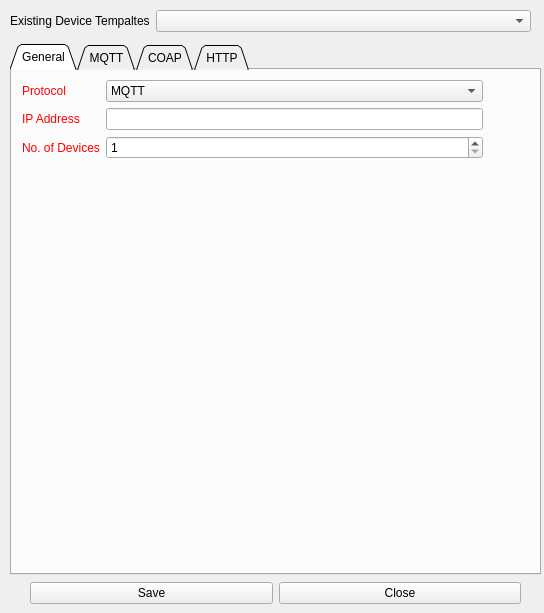
<?xml version="1.0" encoding="UTF-8"?>
<ui version="4.0">
 <class>frmnewDevice</class>
 <widget class="QDialog" name="frmnewDevice">
  <property name="geometry">
   <rect>
    <x>0</x>
    <y>0</y>
    <width>544</width>
    <height>613</height>
   </rect>
  </property>
  <property name="windowTitle">
   <string>New Device Template</string>
  </property>
  <widget class="QTabWidget" name="tbMain">
   <property name="geometry">
    <rect>
     <x>10</x>
     <y>44</y>
     <width>531</width>
     <height>531</height>
    </rect>
   </property>
   <property name="tabShape">
    <enum>QTabWidget::Triangular</enum>
   </property>
   <property name="currentIndex">
    <number>0</number>
   </property>
   <widget class="QWidget" name="tab">
    <attribute name="title">
     <string>General</string>
    </attribute>
    <widget class="QWidget" name="layoutWidget">
     <property name="geometry">
      <rect>
       <x>10</x>
       <y>10</y>
       <width>461</width>
       <height>90</height>
      </rect>
     </property>
     <layout class="QFormLayout" name="formLayout_4">
      <item row="0" column="0">
       <widget class="QLabel" name="label_13">
        <property name="styleSheet">
         <string notr="true">color: rgb(255, 0, 0);</string>
        </property>
        <property name="text">
         <string>Protocol</string>
        </property>
       </widget>
      </item>
      <item row="0" column="1">
       <widget class="QComboBox" name="cmbProtocol">
        <item>
         <property name="text">
          <string>MQTT</string>
         </property>
        </item>
        <item>
         <property name="text">
          <string>MQTTs</string>
         </property>
        </item>
        <item>
         <property name="text">
          <string>COAP</string>
         </property>
        </item>
        <item>
         <property name="text">
          <string>HTTP</string>
         </property>
        </item>
        <item>
         <property name="text">
          <string>HTTPs</string>
         </property>
        </item>
       </widget>
      </item>
      <item row="1" column="0">
       <widget class="QLabel" name="label">
        <property name="styleSheet">
         <string notr="true">color: rgb(255, 0, 0);</string>
        </property>
        <property name="text">
         <string>IP Address</string>
        </property>
       </widget>
      </item>
      <item row="1" column="1">
       <widget class="QLineEdit" name="txtIPAddress">
        <property name="text">
         <string/>
        </property>
       </widget>
      </item>
      <item row="2" column="0">
       <widget class="QLabel" name="label_12">
        <property name="styleSheet">
         <string notr="true">color: rgb(255, 0, 0);</string>
        </property>
        <property name="text">
         <string>No. of Devices</string>
        </property>
       </widget>
      </item>
      <item row="2" column="1">
       <widget class="QSpinBox" name="sbNumofDevices">
        <property name="minimum">
         <number>1</number>
        </property>
        <property name="maximum">
         <number>1000</number>
        </property>
        <property name="value">
         <number>1</number>
        </property>
       </widget>
      </item>
     </layout>
    </widget>
   </widget>
   <widget class="QWidget" name="tab_2">
    <attribute name="title">
     <string>MQTT</string>
    </attribute>
    <widget class="QGroupBox" name="groupBox_3">
     <property name="geometry">
      <rect>
       <x>9</x>
       <y>44</y>
       <width>181</width>
       <height>111</height>
      </rect>
     </property>
     <property name="title">
      <string>Broker Port</string>
     </property>
     <widget class="QWidget" name="layoutWidget">
      <property name="geometry">
       <rect>
        <x>13</x>
        <y>33</y>
        <width>161</width>
        <height>60</height>
       </rect>
      </property>
      <layout class="QFormLayout" name="formLayout_2">
       <item row="0" column="0">
        <widget class="QRadioButton" name="rbMQTTRegular">
         <property name="text">
          <string>Regular</string>
         </property>
         <property name="checked">
          <bool>true</bool>
         </property>
        </widget>
       </item>
       <item row="0" column="1">
        <widget class="QSpinBox" name="sbBrokerPortRegular">
         <property name="maximum">
          <number>65535</number>
         </property>
         <property name="value">
          <number>1883</number>
         </property>
        </widget>
       </item>
       <item row="1" column="0">
        <widget class="QRadioButton" name="rbMQTTTLS">
         <property name="text">
          <string>TLS</string>
         </property>
        </widget>
       </item>
       <item row="1" column="1">
        <widget class="QSpinBox" name="sbBrokerportTLS">
         <property name="maximum">
          <number>65535</number>
         </property>
         <property name="value">
          <number>8883</number>
         </property>
        </widget>
       </item>
      </layout>
     </widget>
    </widget>
    <widget class="QGroupBox" name="isBrookerAuthentication">
     <property name="geometry">
      <rect>
       <x>200</x>
       <y>50</y>
       <width>281</width>
       <height>102</height>
      </rect>
     </property>
     <property name="title">
      <string>Broker Authentication</string>
     </property>
     <property name="checkable">
      <bool>true</bool>
     </property>
     <property name="checked">
      <bool>false</bool>
     </property>
     <layout class="QVBoxLayout" name="verticalLayout_6">
      <item>
       <layout class="QFormLayout" name="formLayout_3">
        <item row="0" column="0">
         <widget class="QLabel" name="label_10">
          <property name="styleSheet">
           <string notr="true">color: rgb(255, 0, 0);</string>
          </property>
          <property name="text">
           <string>User Name</string>
          </property>
         </widget>
        </item>
        <item row="0" column="1">
         <widget class="QLineEdit" name="txtBrokerUserName"/>
        </item>
        <item row="1" column="0">
         <widget class="QLabel" name="label_11">
          <property name="styleSheet">
           <string notr="true">color: rgb(255, 0, 0);</string>
          </property>
          <property name="text">
           <string>Password</string>
          </property>
         </widget>
        </item>
        <item row="1" column="1">
         <widget class="QLineEdit" name="txtBrokerPassword"/>
        </item>
       </layout>
      </item>
     </layout>
    </widget>
    <widget class="QWidget" name="layoutWidget">
     <property name="geometry">
      <rect>
       <x>10</x>
       <y>10</y>
       <width>471</width>
       <height>27</height>
      </rect>
     </property>
     <layout class="QFormLayout" name="formLayout_5">
      <item row="0" column="0">
       <widget class="QLabel" name="label_3">
        <property name="styleSheet">
         <string notr="true">color: rgb(255, 0, 0);</string>
        </property>
        <property name="text">
         <string>Broker</string>
        </property>
       </widget>
      </item>
      <item row="0" column="1">
       <widget class="QLineEdit" name="txtBrokerIP">
        <property name="text">
         <string/>
        </property>
       </widget>
      </item>
     </layout>
    </widget>
    <widget class="QTabWidget" name="tbMQTTSubscribePublish">
     <property name="geometry">
      <rect>
       <x>10</x>
       <y>150</y>
       <width>511</width>
       <height>351</height>
      </rect>
     </property>
     <property name="currentIndex">
      <number>1</number>
     </property>
     <widget class="QWidget" name="tab_4">
      <attribute name="title">
       <string>Subscribe</string>
      </attribute>
      <widget class="QPushButton" name="btnAddSubscribeTopic">
       <property name="geometry">
        <rect>
         <x>70</x>
         <y>30</y>
         <width>89</width>
         <height>25</height>
        </rect>
       </property>
       <property name="text">
        <string>Add</string>
       </property>
      </widget>
      <widget class="QComboBox" name="cmbSubscribeTopic">
       <property name="geometry">
        <rect>
         <x>70</x>
         <y>5</y>
         <width>401</width>
         <height>25</height>
        </rect>
       </property>
      </widget>
      <widget class="QLabel" name="label_15">
       <property name="geometry">
        <rect>
         <x>20</x>
         <y>6</y>
         <width>51</width>
         <height>17</height>
        </rect>
       </property>
       <property name="text">
        <string>Topic</string>
       </property>
      </widget>
      <widget class="QTableWidget" name="tbWidgetSubscribeTopic">
       <property name="geometry">
        <rect>
         <x>20</x>
         <y>60</y>
         <width>471</width>
         <height>250</height>
        </rect>
       </property>
      </widget>
      <widget class="QPushButton" name="btnAdMQTTSubscribeTopic">
       <property name="geometry">
        <rect>
         <x>471</x>
         <y>5</y>
         <width>23</width>
         <height>25</height>
        </rect>
       </property>
       <property name="text">
        <string>+</string>
       </property>
      </widget>
     </widget>
     <widget class="QWidget" name="tab_5">
      <attribute name="title">
       <string>Publish</string>
      </attribute>
      <widget class="QComboBox" name="cmbMQTTPublishTopic">
       <property name="geometry">
        <rect>
         <x>100</x>
         <y>5</y>
         <width>281</width>
         <height>25</height>
        </rect>
       </property>
      </widget>
      <widget class="QLabel" name="label_16">
       <property name="geometry">
        <rect>
         <x>20</x>
         <y>5</y>
         <width>51</width>
         <height>17</height>
        </rect>
       </property>
       <property name="text">
        <string>Topic</string>
       </property>
      </widget>
      <widget class="QComboBox" name="cmbMQTTPublishDataProfile">
       <property name="geometry">
        <rect>
         <x>100</x>
         <y>35</y>
         <width>381</width>
         <height>25</height>
        </rect>
       </property>
      </widget>
      <widget class="QLabel" name="label_17">
       <property name="geometry">
        <rect>
         <x>10</x>
         <y>35</y>
         <width>81</width>
         <height>17</height>
        </rect>
       </property>
       <property name="text">
        <string>Data Profile</string>
       </property>
      </widget>
      <widget class="QComboBox" name="cmbMQTTPublishTimeProfile">
       <property name="geometry">
        <rect>
         <x>100</x>
         <y>65</y>
         <width>381</width>
         <height>25</height>
        </rect>
       </property>
      </widget>
      <widget class="QLabel" name="label_18">
       <property name="geometry">
        <rect>
         <x>10</x>
         <y>65</y>
         <width>111</width>
         <height>17</height>
        </rect>
       </property>
       <property name="text">
        <string>Time Profile</string>
       </property>
      </widget>
      <widget class="QPushButton" name="btnMQTTPublishDataProfile">
       <property name="geometry">
        <rect>
         <x>480</x>
         <y>35</y>
         <width>23</width>
         <height>25</height>
        </rect>
       </property>
       <property name="text">
        <string>+</string>
       </property>
      </widget>
      <widget class="QLabel" name="label_19">
       <property name="geometry">
        <rect>
         <x>410</x>
         <y>5</y>
         <width>41</width>
         <height>25</height>
        </rect>
       </property>
       <property name="text">
        <string>QoS</string>
       </property>
      </widget>
      <widget class="QComboBox" name="cmbMQTTQoS">
       <property name="geometry">
        <rect>
         <x>450</x>
         <y>5</y>
         <width>51</width>
         <height>25</height>
        </rect>
       </property>
       <item>
        <property name="text">
         <string>0</string>
        </property>
       </item>
       <item>
        <property name="text">
         <string>1</string>
        </property>
       </item>
       <item>
        <property name="text">
         <string>2</string>
        </property>
       </item>
      </widget>
      <widget class="QTableWidget" name="tbWidgetMQTTPublish">
       <property name="geometry">
        <rect>
         <x>3</x>
         <y>122</y>
         <width>501</width>
         <height>190</height>
        </rect>
       </property>
      </widget>
      <widget class="QPushButton" name="btnMQTTPublishTimeProfile">
       <property name="geometry">
        <rect>
         <x>480</x>
         <y>65</y>
         <width>23</width>
         <height>25</height>
        </rect>
       </property>
       <property name="text">
        <string>+</string>
       </property>
      </widget>
      <widget class="QPushButton" name="btnAdMQTTPublishTopic">
       <property name="geometry">
        <rect>
         <x>382</x>
         <y>5</y>
         <width>23</width>
         <height>25</height>
        </rect>
       </property>
       <property name="text">
        <string>+</string>
       </property>
      </widget>
      <widget class="QPushButton" name="btnMQTTPublish">
       <property name="geometry">
        <rect>
         <x>100</x>
         <y>95</y>
         <width>89</width>
         <height>25</height>
        </rect>
       </property>
       <property name="text">
        <string>Add</string>
       </property>
      </widget>
     </widget>
    </widget>
   </widget>
   <widget class="QWidget" name="tab_3">
    <attribute name="title">
     <string>COAP</string>
    </attribute>
    <widget class="QLabel" name="label_21">
     <property name="geometry">
      <rect>
       <x>10</x>
       <y>40</y>
       <width>111</width>
       <height>17</height>
      </rect>
     </property>
     <property name="text">
      <string>CoAP Command</string>
     </property>
    </widget>
    <widget class="QLabel" name="label_22">
     <property name="geometry">
      <rect>
       <x>10</x>
       <y>70</y>
       <width>111</width>
       <height>17</height>
      </rect>
     </property>
     <property name="text">
      <string>Time Profile</string>
     </property>
    </widget>
    <widget class="QLabel" name="label_23">
     <property name="geometry">
      <rect>
       <x>10</x>
       <y>100</y>
       <width>111</width>
       <height>17</height>
      </rect>
     </property>
     <property name="text">
      <string>Data Profile</string>
     </property>
    </widget>
    <widget class="QComboBox" name="cmbCoapCommand">
     <property name="geometry">
      <rect>
       <x>140</x>
       <y>40</y>
       <width>361</width>
       <height>25</height>
      </rect>
     </property>
     <item>
      <property name="text">
       <string>GET</string>
      </property>
     </item>
     <item>
      <property name="text">
       <string>SEND</string>
      </property>
     </item>
     <item>
      <property name="text">
       <string>POST</string>
      </property>
     </item>
     <item>
      <property name="text">
       <string>RECEIVE</string>
      </property>
     </item>
    </widget>
    <widget class="QComboBox" name="cmbCoapTimeProfile">
     <property name="geometry">
      <rect>
       <x>140</x>
       <y>70</y>
       <width>341</width>
       <height>25</height>
      </rect>
     </property>
    </widget>
    <widget class="QComboBox" name="cmbCoapDataProfile">
     <property name="geometry">
      <rect>
       <x>140</x>
       <y>100</y>
       <width>341</width>
       <height>25</height>
      </rect>
     </property>
    </widget>
    <widget class="QPushButton" name="btnAddCoapTimeProfile">
     <property name="geometry">
      <rect>
       <x>481</x>
       <y>70</y>
       <width>23</width>
       <height>25</height>
      </rect>
     </property>
     <property name="text">
      <string>+</string>
     </property>
    </widget>
    <widget class="QPushButton" name="btnAddCoapDataProfile">
     <property name="geometry">
      <rect>
       <x>481</x>
       <y>100</y>
       <width>23</width>
       <height>25</height>
      </rect>
     </property>
     <property name="text">
      <string>+</string>
     </property>
    </widget>
    <widget class="QPushButton" name="btnCoapAdd">
     <property name="geometry">
      <rect>
       <x>140</x>
       <y>130</y>
       <width>89</width>
       <height>25</height>
      </rect>
     </property>
     <property name="text">
      <string>Add</string>
     </property>
    </widget>
    <widget class="QTableWidget" name="tbWidgetCoap">
     <property name="geometry">
      <rect>
       <x>10</x>
       <y>160</y>
       <width>501</width>
       <height>321</height>
      </rect>
     </property>
    </widget>
    <widget class="QLabel" name="label_20">
     <property name="geometry">
      <rect>
       <x>10</x>
       <y>11</y>
       <width>91</width>
       <height>17</height>
      </rect>
     </property>
     <property name="styleSheet">
      <string notr="true">color: rgb(255, 0, 0);</string>
     </property>
     <property name="text">
      <string>CoAP URL</string>
     </property>
    </widget>
    <widget class="QLineEdit" name="txtCoapUrl">
     <property name="geometry">
      <rect>
       <x>140</x>
       <y>11</y>
       <width>361</width>
       <height>25</height>
      </rect>
     </property>
     <property name="text">
      <string/>
     </property>
    </widget>
   </widget>
   <widget class="QWidget" name="tab_6">
    <attribute name="title">
     <string>HTTP</string>
    </attribute>
    <widget class="QComboBox" name="cmbHttpDataProfile">
     <property name="geometry">
      <rect>
       <x>140</x>
       <y>100</y>
       <width>341</width>
       <height>25</height>
      </rect>
     </property>
    </widget>
    <widget class="QLabel" name="label_24">
     <property name="geometry">
      <rect>
       <x>10</x>
       <y>100</y>
       <width>111</width>
       <height>17</height>
      </rect>
     </property>
     <property name="text">
      <string>Data Profile</string>
     </property>
    </widget>
    <widget class="QComboBox" name="cmbHttpCommand">
     <property name="geometry">
      <rect>
       <x>140</x>
       <y>40</y>
       <width>361</width>
       <height>25</height>
      </rect>
     </property>
     <item>
      <property name="text">
       <string>GET</string>
      </property>
     </item>
     <item>
      <property name="text">
       <string>SEND</string>
      </property>
     </item>
     <item>
      <property name="text">
       <string>POST</string>
      </property>
     </item>
     <item>
      <property name="text">
       <string>RECEIVE</string>
      </property>
     </item>
    </widget>
    <widget class="QLabel" name="label_25">
     <property name="geometry">
      <rect>
       <x>10</x>
       <y>40</y>
       <width>111</width>
       <height>17</height>
      </rect>
     </property>
     <property name="text">
      <string>HTTP Command</string>
     </property>
    </widget>
    <widget class="QLineEdit" name="txtHttpUrl">
     <property name="geometry">
      <rect>
       <x>140</x>
       <y>11</y>
       <width>361</width>
       <height>25</height>
      </rect>
     </property>
     <property name="text">
      <string/>
     </property>
    </widget>
    <widget class="QLabel" name="label_26">
     <property name="geometry">
      <rect>
       <x>10</x>
       <y>11</y>
       <width>91</width>
       <height>17</height>
      </rect>
     </property>
     <property name="styleSheet">
      <string notr="true">color: rgb(255, 0, 0);</string>
     </property>
     <property name="text">
      <string>HTTP URL</string>
     </property>
    </widget>
    <widget class="QComboBox" name="cmbHttpTimeProfile">
     <property name="geometry">
      <rect>
       <x>140</x>
       <y>70</y>
       <width>341</width>
       <height>25</height>
      </rect>
     </property>
    </widget>
    <widget class="QLabel" name="label_27">
     <property name="geometry">
      <rect>
       <x>10</x>
       <y>70</y>
       <width>111</width>
       <height>17</height>
      </rect>
     </property>
     <property name="text">
      <string>Time Profile</string>
     </property>
    </widget>
    <widget class="QPushButton" name="btnHttpAdd">
     <property name="geometry">
      <rect>
       <x>140</x>
       <y>130</y>
       <width>89</width>
       <height>25</height>
      </rect>
     </property>
     <property name="text">
      <string>Add</string>
     </property>
    </widget>
    <widget class="QTableWidget" name="tbWidgetHttp">
     <property name="geometry">
      <rect>
       <x>10</x>
       <y>160</y>
       <width>501</width>
       <height>321</height>
      </rect>
     </property>
    </widget>
    <widget class="QPushButton" name="btnAddHttpDataProfile">
     <property name="geometry">
      <rect>
       <x>481</x>
       <y>100</y>
       <width>23</width>
       <height>25</height>
      </rect>
     </property>
     <property name="text">
      <string>+</string>
     </property>
    </widget>
    <widget class="QPushButton" name="btnAddHttpTimeProfile">
     <property name="geometry">
      <rect>
       <x>481</x>
       <y>70</y>
       <width>23</width>
       <height>25</height>
      </rect>
     </property>
     <property name="text">
      <string>+</string>
     </property>
    </widget>
   </widget>
  </widget>
  <widget class="QWidget" name="layoutWidget">
   <property name="geometry">
    <rect>
     <x>30</x>
     <y>580</y>
     <width>491</width>
     <height>27</height>
    </rect>
   </property>
   <layout class="QHBoxLayout" name="horizontalLayout_2">
    <item>
     <widget class="QPushButton" name="btnCreate">
      <property name="text">
       <string>Save</string>
      </property>
     </widget>
    </item>
    <item>
     <widget class="QPushButton" name="btnClose">
      <property name="text">
       <string>Close</string>
      </property>
     </widget>
    </item>
   </layout>
  </widget>
  <widget class="QWidget" name="layoutWidget">
   <property name="geometry">
    <rect>
     <x>10</x>
     <y>10</y>
     <width>521</width>
     <height>25</height>
    </rect>
   </property>
   <layout class="QFormLayout" name="formLayout">
    <item row="0" column="0">
     <widget class="QLabel" name="label_4">
      <property name="text">
       <string>Existing Device Tempaltes</string>
      </property>
     </widget>
    </item>
    <item row="0" column="1">
     <widget class="QComboBox" name="cmbSelectTemplate"/>
    </item>
   </layout>
  </widget>
 </widget>
 <resources/>
 <connections/>
</ui>
